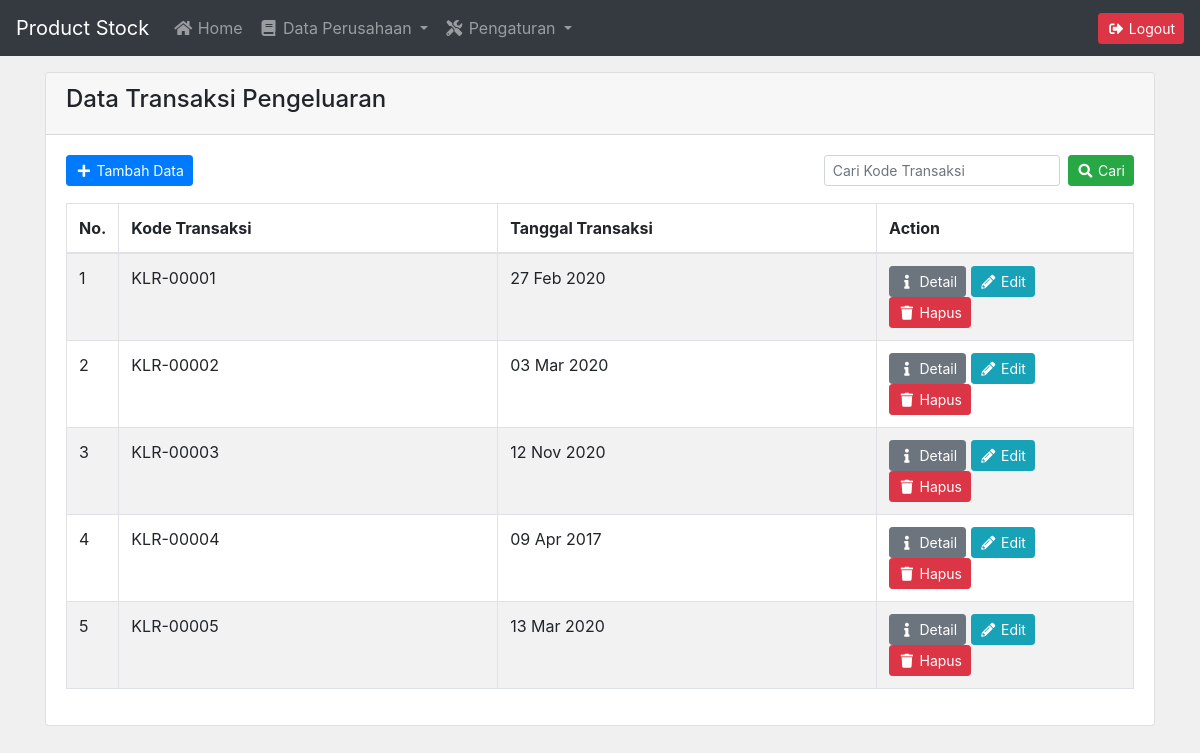
Screenshot of /admin/pengeluaran.php (signed in) with the database file from the repository.
### tables this page shows
CREATE TABLE `pengeluaran` (
  `id` int(11) NOT NULL,
  `kode_pengeluaran` varchar(255) NOT NULL,
  `tanggal` date NOT NULL
);

### admin/pengeluaran.php (the view, shortened to what this page needs)
<?php include 'header.php'; ?>
<div class="container mt-3">
    <div class="card">
        <div class="card-header">
            <h4>Data Transaksi Pengeluaran</h4>
        </div>
        <div class="card-body">
            <a href="pengeluaran_tambah.php" class="btn btn-primary btn-sm float-left">
                <i class="fas fa-fw fa-plus"></i> Tambah Data
            </a>
            <form action="pengeluaran.php" method="get" class="form-inline float-right">
                <input type="text" name="keyword" id="keyword" class="form-control form-control-sm mr-2"
                    placeholder="Cari Kode Transaksi">
                <button type="submit" class="btn btn-success btn-sm">
                    <i class="fas fa-fw fa-search"></i> Cari
                </button>
            </form>
            <br><br>
            <table class="table table-striped table-bordered">
                <thead>
                    <tr>
                        <th width="1%">No.</th>
                        <th width="37%">Kode Transaksi</th>
                        <th width="37%">Tanggal Transaksi</th>
                        <th width="25%">Action</th>
                    </tr>
                </thead>
                <tbody>
                    <?php
                        include '../koneksi.php';
                        if (isset($_GET['keyword'])) {
                            $keyword = $_GET['keyword'];
                            $data = mysqli_query($koneksi, "SELECT * FROM pengeluaran WHERE kode_pengeluaran LIKE '%" . $keyword . "%'");
                        }
                        else {
                            $data = mysqli_query($koneksi, "SELECT * FROM pengeluaran");
                        }
                        $no = 1;
                        while($d = mysqli_fetch_array($data)){
                    ?>
                    <tr>
                        <td><?= $no++; ?></td>
                        <td><?= $d['kode_pengeluaran']; ?></td>
                        <td><?= date('d M Y', strtotime($d['tanggal'])); ?></td>
                        <td>
                            <a href="pengeluaran_detail.php?id=<?= $d['id']; ?>" class="btn btn-sm btn-secondary">
                                <i class="fas fa-fw fa-info"></i> Detail
                            </a>
                            <a href="pengeluaran_edit.php?id=<?= $d['id']; ?>" class="btn btn-sm btn-info">
                                <i class="fas fa-fw fa-pencil-alt"></i> Edit
                            </a>
                            <a href="pengeluaran_delete.php?id=<?= $d['id']; ?>" class="btn btn-sm btn-danger">
                                <i class="fas fa-fw fa-trash"></i> Hapus
                            </a>
                        </td>
                    </tr>
                    <?php } ?>
                </tbody>
            </table>
        </div>
    </div>
</div>
<?php include 'footer.php' ?>

### assets/css/all.css (style rules this page uses)
.fa, .fas, .far, .fal, .fad, .fab { -moz-osx-font-smoothing: grayscale; -webkit-font-smoothing: antialiased; display: inline-block; font-style: normal; font-variant: normal; text-rendering: auto; line-height: 1; }
.fa-fw { text-align: center; width: 1.25em; }
.fa-info:before { content: "\f129"; }
.fa-pencil-alt:before { content: "\f303"; }
.fa-plus:before { content: "\f067"; }
.fa-search:before { content: "\f002"; }
.fa-trash:before { content: "\f1f8"; }
.fa, .fas { font-family: 'Font Awesome 5 Free'; font-weight: 900; }

### rows the page displays
pengeluaran: kode_pengeluaran "KLR-00001", tanggal "27 Feb 2020"
pengeluaran: kode_pengeluaran "KLR-00002", tanggal "03 Mar 2020"
pengeluaran: kode_pengeluaran "KLR-00003", tanggal "12 Nov 2020"
pengeluaran: kode_pengeluaran "KLR-00004", tanggal "09 Apr 2017"
pengeluaran: kode_pengeluaran "KLR-00005", tanggal "13 Mar 2020"
